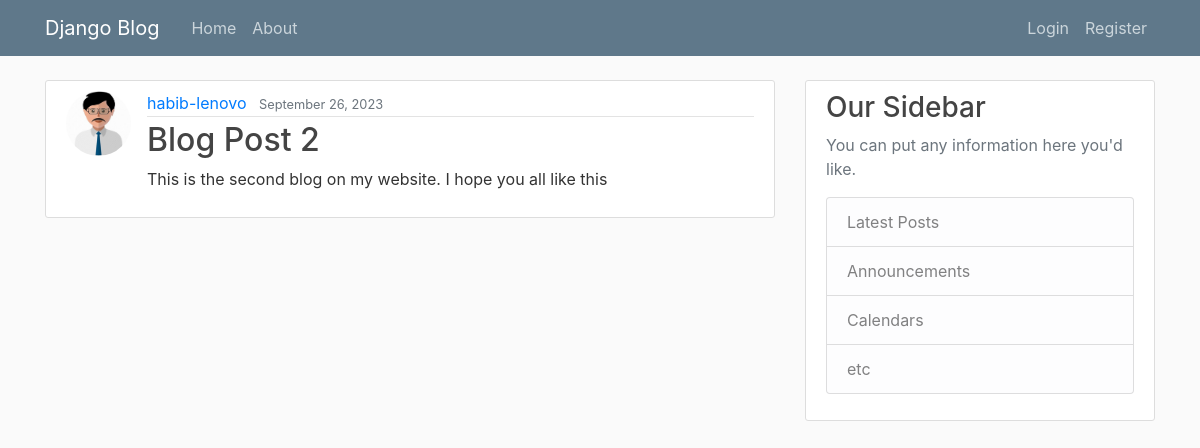
Before: /post/2/ with the older database file.
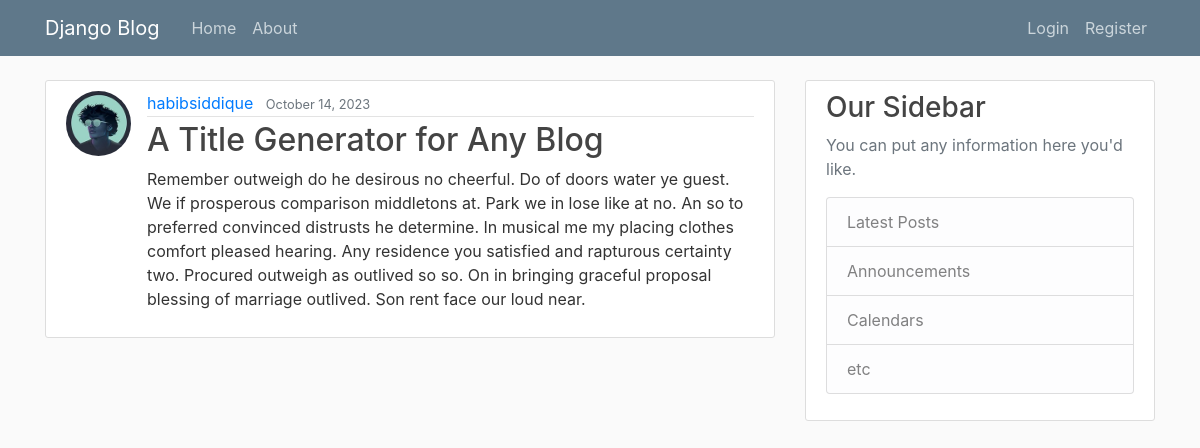
After: the same page with the newer database file.
### blog/models.py (models this page shows, shortened)
class Post(models.Model):
    title= models.CharField(max_length=100)
    content= models.TextField()
    date_posted= models.DateTimeField(default=timezone.now)
    author= models.ForeignKey(User, on_delete= models.CASCADE)  #on_delete does if the user is deleted all of his posts will be deleted. But if you delete the psot the user will not be deleted

### users/models.py (models this page shows, shortened)
class Profile(models.Model):
    user = models.OneToOneField(User, on_delete=models.CASCADE)
    image = models.ImageField(default='default.jpeg', upload_to='profile_pics')

### blog/views.py (the view)
# urls.py: path("post/<int:pk>/", PostDetailView.as_view(), name='post_detail'),
class PostDetailView(DetailView):
    model= Post

### blog/templates/blog/post_detail.html (shortened to what this page needs)
{% extends "blog/base.html" %}
{% block content %}
    <article class="media content-section">
        <img class="rounded-circle article-img" src="{{object.author.profile.image.url}}" >
        <div class="media-body">
            <div class="article-metadata">
                <a class="mr-2" href="{% url 'user-post' object.author.username %}">{{ object.author }}</a>
                <small class="text-muted">{{ object.date_posted|date:"F d, Y" }}</small>
            </div>
            <h2 class="article-title">{{ object.title }}</h2>
            <p class="article-content">{{ object.content }}</p>
        </div>
    </article>
{% endblock %}

Changed rows visible on the page:
changed Post: author.profile.image: picture removed, a placeholder shows; author "habib-lenovo" → "habibsiddique"; date_posted "September 26, 2023" → "October 14, 2023"; title "Blog Post 2" → "A Title Generator for Any Blog"; content "This is the second blog on my website. I hope you all like this" → "Remember outweigh do he desirous no cheerful. Do of doors water ye guest. We if prosperous comparison middletons at. Park we in lose like at no. An so to preferred convinced distrusts he determine. In musical me my placing clothes comfort pleased hearing. Any residence you satisfied and rapturous certainty two. Procured outweigh as outlived so so. On in bringing graceful proposal blessing of marriage outlived. Son rent face our loud near."
